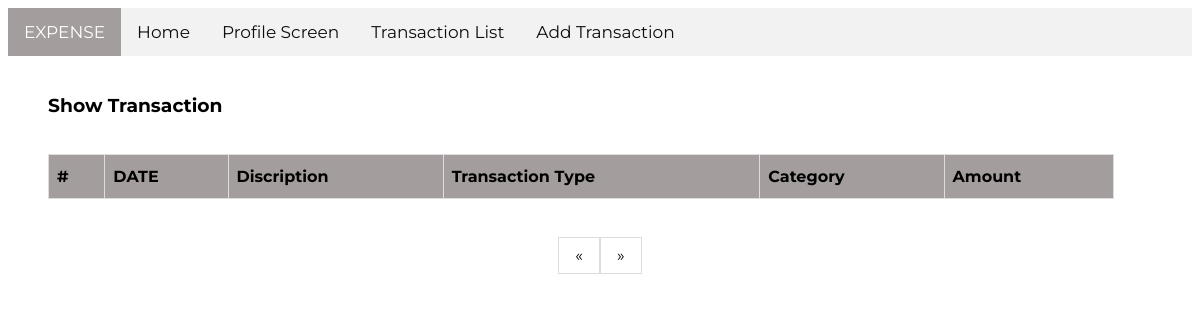
Before: /show-transaction/ with the older database file.
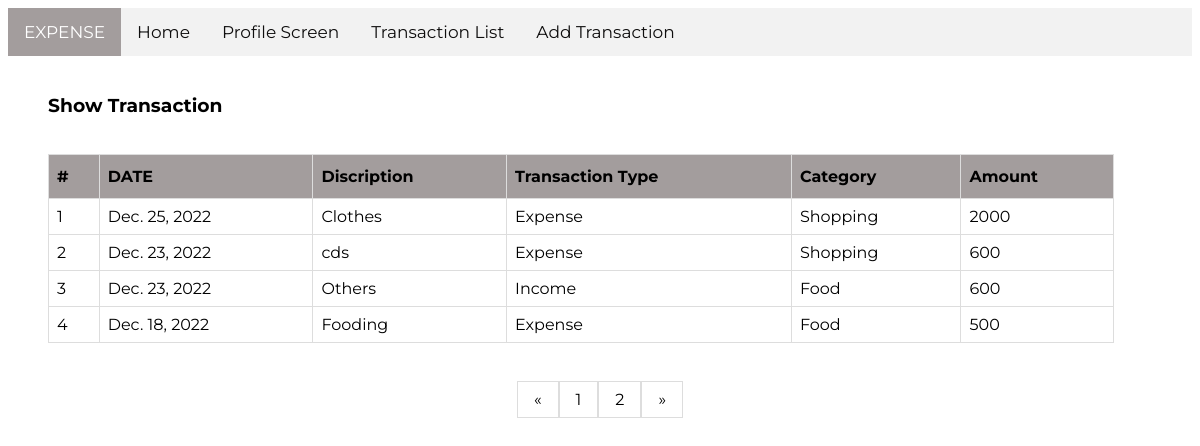
After: the same page with the newer database file.
### ExpenseApp/models.py (models this page shows, shortened)
class Addmoney(models.Model):
    transType = models.CharField(max_length = 30 )
    quantity = models.BigIntegerField()
    transDate = models.DateField(default = now)
    catData = models.CharField( max_length = 50)
    transDisc = models.CharField(max_length=50)

### ExpenseApp/views.py (the view)
# urls.py: path('show-transaction/', views.showTransactionList, name="showTransactionList")
def showTransactionList(request):
    transData = Addmoney.objects.order_by("-transDate")
    dataList = []
    pagiPerPageCount = 4
    curPage = 1
    lastPage = ''
    pageNum = []
    currentPage = request.GET.get('page')
    if currentPage is not None and currentPage.isnumeric():
        curPage = int(currentPage)
    lenData = len(transData)
    pageCount = math.ceil(lenData/pagiPerPageCount)
    startPoint = (curPage -1)*pagiPerPageCount
    endpoint = startPoint+pagiPerPageCount
    dataList = transData[startPoint:endpoint]
    for pa in range(1,pageCount+1):
        pageNum.append(pa)
    if len(pageNum) == 0:
        lastPage = '0'
    else:
        lastPage = pageNum[-1]
    context = {
        "TransData" : dataList,
        "pageCount" : pageNum,
        "lastPage"  : lastPage
        }
    return render(request, 'ExpenseApp/show_transaction.html', context)

### ExpenseApp/templates/ExpenseApp/show_transaction.html
{% extends 'ExpenseApp/base.html' %}
{% load static %}
{% block content %}
    <br>
    <div id="listContainer">
      <div>
          <h3>Show Transaction</h3>
      </div>
      <br>
      <div>
          <table id="transaction">
              <thead>
                <tr>
                  <th scope="col">#</th>
                  <th scope="col">DATE</th>
                  <th scope="col">Discription</th>
                  <th scope="col">Transaction Type</th>
                  <th scope="col">Category</th>
                  <th scope="col">Amount</th>
                </tr>
              </thead>
              <tbody>
                {% for item in TransData %}
                  <tr>
                    <td scope="row">{{ forloop.counter }}</td>
                    <td>{{ item.transDate }}</td>
                    <td>{{ item.transDisc }}</td>
                    <td>{{ item.transType }}</td>
                    <td>{{ item.catData }}</td>
                    <td>{{ item.quantity }}</td>
                  </tr>
                {% endfor %}
              </tbody>
            </table>
      </div>
    </div>
    <br>
    <br>
    <div id="pagi">
      <a href="?page=1">&laquo;</a>
      {% for p in pageCount %}
        <a href="?page={{ forloop.counter }}">{{ forloop.counter }}</a>
      {% endfor %}
      <a href="?page={{ lastPage }}"">&raquo;</a>
    </div>
{% endblock %}

### ExpenseApp/templates/ExpenseApp/base.html (shortened to what this page needs)
{% load static %}
<!DOCTYPE html>
<html lang="en">
<head>
    <link rel="stylesheet" href="{% static 'ExpenseApp/style.css' %}">
    <link rel="stylesheet" href="{% static 'ExpenseApp/navbar.css' %}">
    <link rel="stylesheet" href="{% static 'ExpenseApp/list.css' %}">
    <link rel="stylesheet" href="{% static 'ExpenseApp/messages.css' %}">
</head>
<body>
    {% include 'ExpenseApp/navbar.html' %}
    {% block content %}
    {% endblock %}
</body>
</html>

### ExpenseApp/templates/ExpenseApp/navbar.html
{% load static %}
{% block content %}
<div class="topnav">
  <div>
    <a class="active" href="{% url 'home' %}">EXPENSE</a>
  </div>
  <div>
    <a href="{% url 'home' %}">Home</a>
    <a href="{% url 'profile' %}">Profile Screen</a>
    <a href="{% url 'showTransactionList' %}">Transaction List</a>
    <a href="{% url 'add_transaction' %}">Add Transaction</a>
  </div>
</div>
{% endblock  %}

### ExpenseApp/static/ExpenseApp/style.css (style rules this page uses)
body { font-family: 'Montserrat' !important; }

### ExpenseApp/static/ExpenseApp/navbar.css (style rules this page uses)
.topnav { background-color: #f2f2f2; overflow: hidden; }
.topnav a { float: left; color: #0f0e0e; text-align: center; padding: 14px 16px; text-decoration: none; font-size: 17px; }
.topnav a.active { background-color: #a39d9d; color: white; }

### ExpenseApp/static/ExpenseApp/list.css (style rules this page uses)
#listContainer { display: flex; flex-direction: column; width: 60%; margin-left: 40px; }
#transaction { border-collapse: collapse; width: 150%; }
#transaction td, #transaction th { border: 1px solid #ddd; padding: 8px; }
#transaction tbody tr { background-color: #FFF; }
#transaction th { padding-top: 12px; padding-bottom: 12px; text-align: left; background-color: #a39d9d; }
#pagi { display: flex; justify-content: center; }
#pagi a { color: black; float: left; padding: 8px 16px; text-decoration: none; transition: background-color .3s; border: 1px solid #ddd; }

Changed rows visible on the page:
added Addmoney: transDate "Dec. 25, 2022", transDisc "Clothes", transType "Expense", catData "Shopping", quantity "2000"
added Addmoney: transDate "Dec. 23, 2022", transDisc "cds", transType "Expense", catData "Shopping", quantity "600"
added Addmoney: transDate "Dec. 23, 2022", transDisc "Others", transType "Income", catData "Food", quantity "600"
added Addmoney: transDate "Dec. 18, 2022", transDisc "Fooding", transType "Expense", catData "Food", quantity "500"
Other visible differences:
new list line: "1"
new list line: "2"
